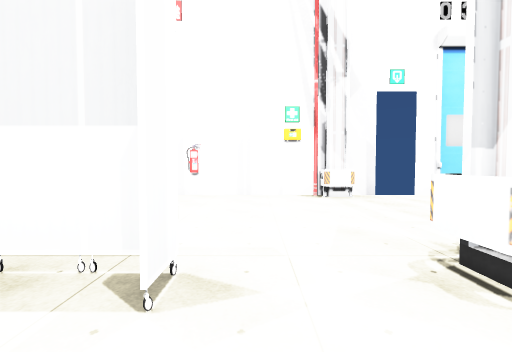
[1] (above)

19 first-person views from a walk through a Unity game level. The camera is 1.4 m above the floor, tilts 2° down and sees 90° across. The floor is counted in squares, 2 m on a side. Each view is taken from the middle of a square. On the plan, view 1 faces up. The plan holds only what a view shows up to about 9 squares ahead; the rest is blank. The player character is not drawn. Some animated figures are left out. Door leaves are left out, so doorways stand open. Some surface patterns are stand-ins.

[2]
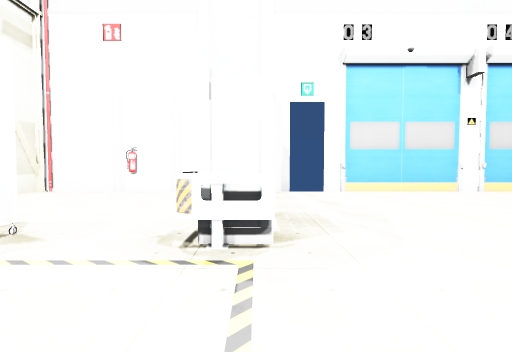

[3]
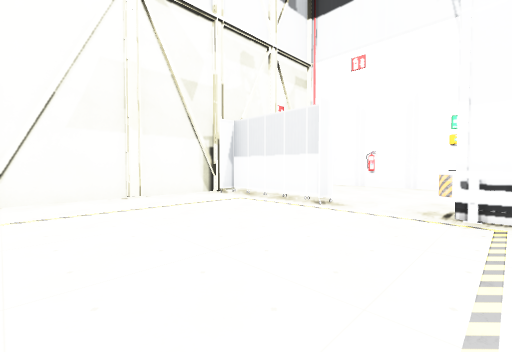

[4]
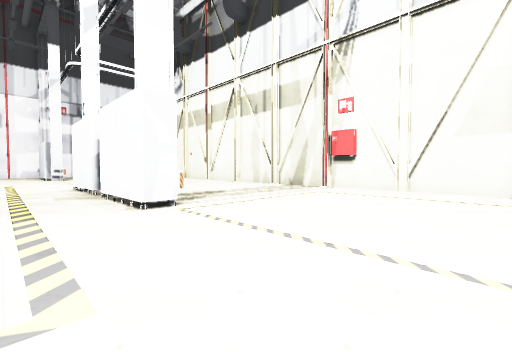

[5]
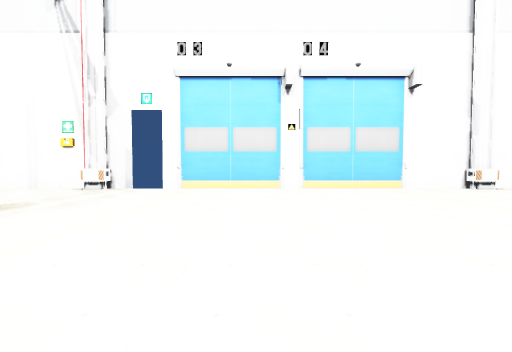

[6]
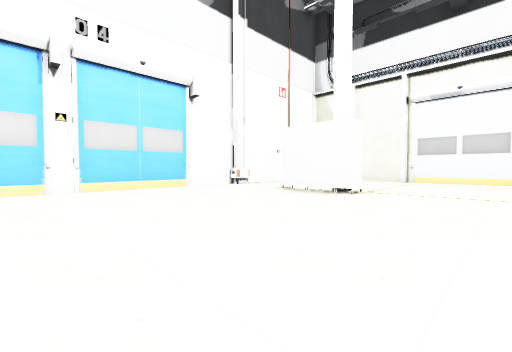

[7]
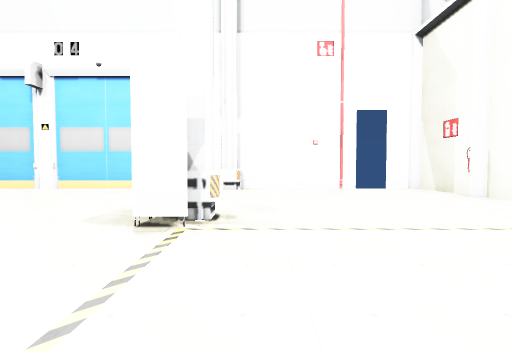

[8]
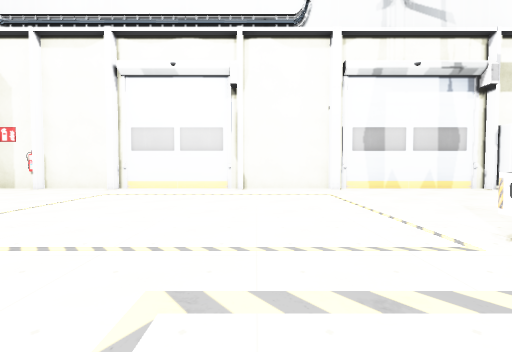

[9]
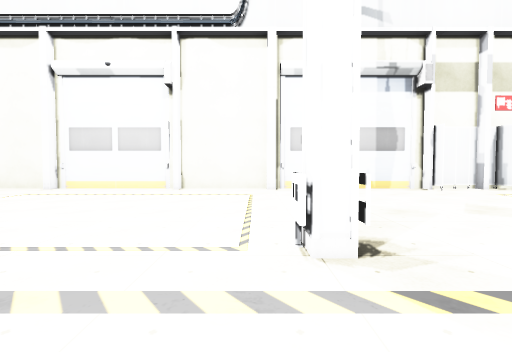

[10]
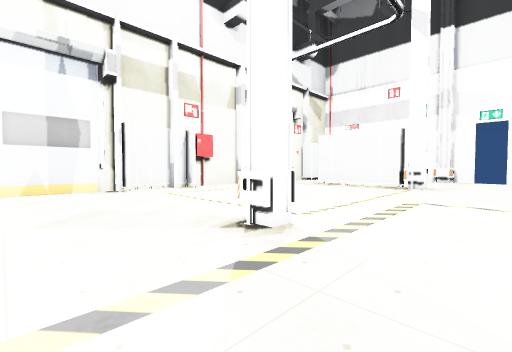

[11]
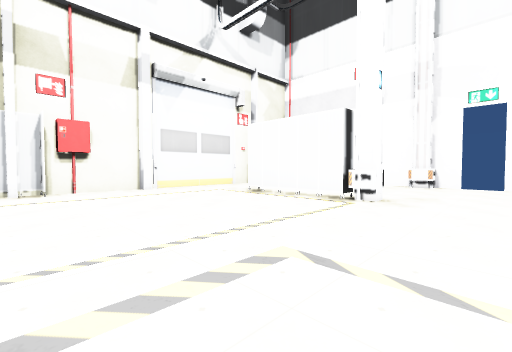

[12]
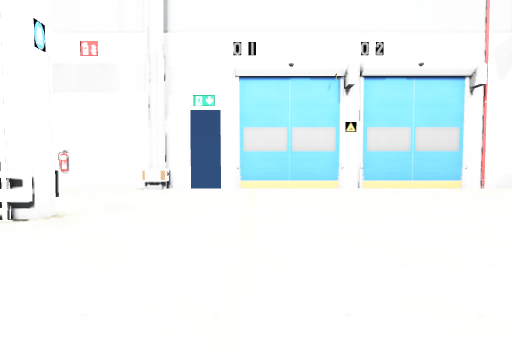

[13]
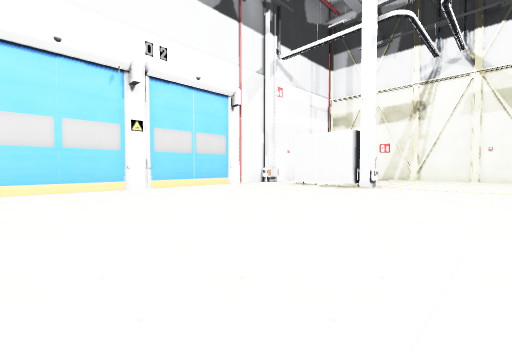

[14]
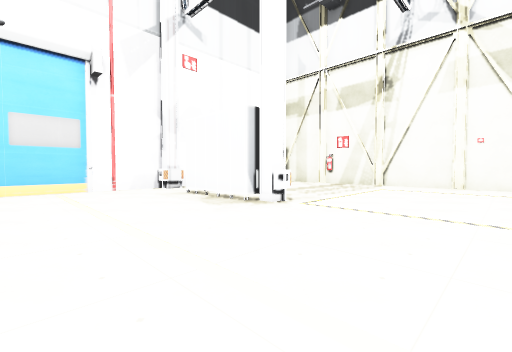

[15]
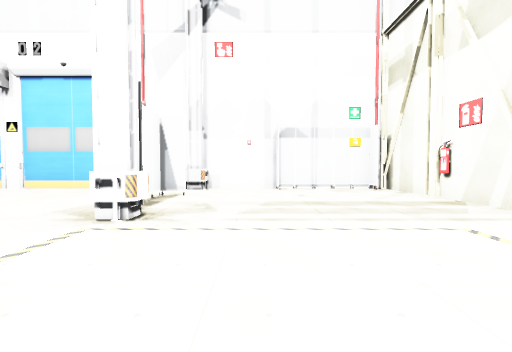

[16]
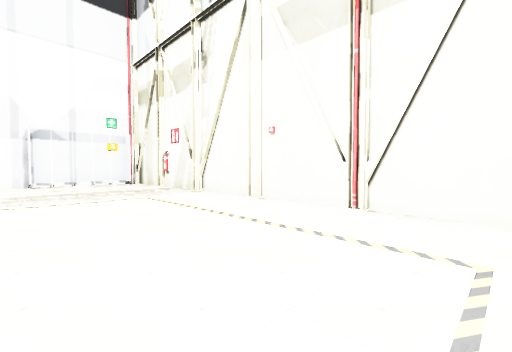

[17]
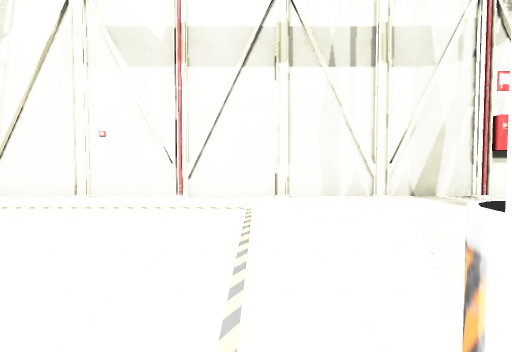

[18]
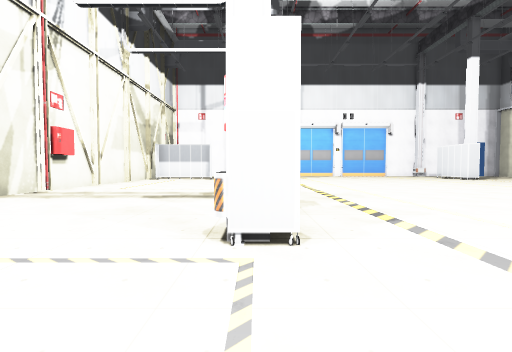

[19]
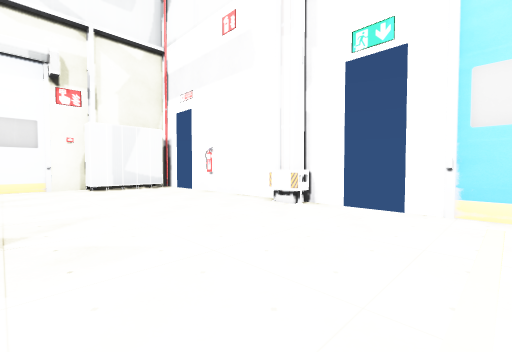

### Floor plan
Points are (right, up) in squares from view 1. A wall is a line through its corners. A room is listed if a view was taken in it or the views show most of it. See-through windows are left out.
Room 1 (views 1, 2, 3, 4, 5, 6, 7, 8, 9, 10, 11, 12, 13, 14, 15, 16, 17, 18, 19)
walls: (2.4, -8.2) (2.4, -10.7) (1.6, -10.7); (14, -5.9) (14, -5.4) (14.4, -5.4); (14, -10.8) (14, -10.1) (14.5, -10.1); (14, -5.2) (14.5, -5.2); (1.6, -5.2) (2.4, -5.2) (2.4, -7.8); (2.1, 1.2) (1.3, 1.2); (14.2, 1) (13.6, 1) (13.6, 3.4); (2.2, 1.3) (1.3, 1.3) (1.3, 1.9); (1.6, -17.3) (2.1, -17.3) (2.1, -17.9); (14, -17.9) (14, -17.3) (17.8, -17.3); (1.6, -17.9) (2.4, -17.9) (2.4, -20.4); (14.5, 1.9) (14.5, 1.3) (14, 1.3); (19.6, -10.6) (20.3, -10.6); (14.6, -17.9) (14.6, -17.2); (19.9, -10.4) (20.3, -10.4) (20.3, -2.5); (20, -5.8) (20, -5.2); (19.6, -12.7) (20.4, -12.7); (19.9, -12.1) (20.3, -12.1) (20.3, -10.8); (-0.5, 1.8) (-0.5, 1.1); (-0.8, 1.7) (-3.5, 1.7) (-3.5, 1.1); (2.4, -20.3) (2.4, -19.2); (20.3, -15.1) (20.3, -12.3); (7.6, -22.4) (8.3, -22.4); (8.5, 6.4) (7.9, 6.4); (4.5, 6.4) (2.1, 6.4); (11.6, -22.4) (14, -22.4); (2.4, 5.8) (1.6, 5.8); (14, -21.8) (14.5, -21.8); (1.6, -21.8) (2.2, -21.8); (14, -22) (14.5, -22); (14.5, 5.8) (14, 5.8) (14, 6.4) (11.9, 6.4); (20.4, 1.3) (19.9, 1.3); (-4.2, 1.6) (-4.2, -19.5); (2.1, -22.4) (4.3, -22.4); (20.3, 1.7) (20.3, 3.5); (1.8, 6.4) (-4.2, 6.4) (-4.2, 5.5); (14.5, -22.4) (19.4, -22.4); (-4.2, -20.4) (-4.2, -22.4) (1.6, -22.4) (1.6, -22) (2.2, -22); (20.3, 4.4) (20.3, 6.4) (14.4, 6.4); (-3.7, -21.8) (-3.7, -22.4); (19.6, -22) (19.6, -19.9) (20.3, -19.9) (20.3, -19)
ways out: open door at (3.5, 6); open door at (12.5, -22); open door at (18.5, -22); open door at (18.5, 6); gap at (2, -8)
objects: other object (-4, -20); other object (5, -22) to (7, -22); other object (6, 6) to (7, 6); other object (9, 6) to (10, 6); other object (10, -22); other object (20, -16); other object (20, -2); other object (20, 4)

Positions as (right, up) in squares from view 1, and headings:
1: (0, 0), facing up
2: (2, -1), facing up
3: (2, -3), facing up-left
4: (4, -1), facing down-left
5: (7, -2), facing up
6: (7, -2), facing up-right
7: (15, -2), facing up
8: (12, -3), facing right
9: (12, -5), facing right
10: (12, -8), facing down-right
11: (12, -12), facing down-right
12: (11, -14), facing down
13: (11, -14), facing down-left
14: (6, -14), facing down-left
15: (0, -14), facing down
16: (0, -11), facing down-left
17: (2, -11), facing left
18: (2, -13), facing up
19: (11, -18), facing down-right
